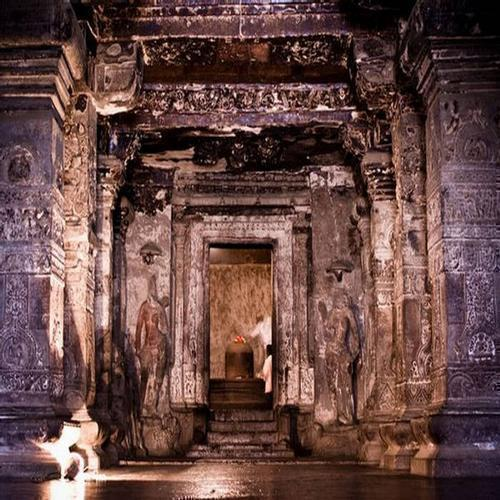
#> input picture Data/Ancient/01.jpg, 500 x 500 px, found by its file name; its folder holds only this picture in this run
$ python database.py
#> lines starting #> are read from the running program, lines starting #| are printed output that depends on the picture
import os
import numpy
import cv2


def preprocess_data(path):
    files = os.listdir(path)
    orb = cv2.ORB_create()
    #sift = cv2.xfeatures2d.SIFT_create()
    X=numpy.zeros(shape=(1,500*32))
    Y=numpy.zeros(shape=(1,))
    count=-1
    for f in files:
             if not (f.startswith('.')):
                folder = os.path.join(path, f)
                filenames = os.listdir(folder)
                count+=1
                for fi in filenames:
                    if not (fi.startswith('.')):
                        filepath = os.path.join(folder, fi)
                        #print filepath
                        image = cv2.imread(filepath, 0)
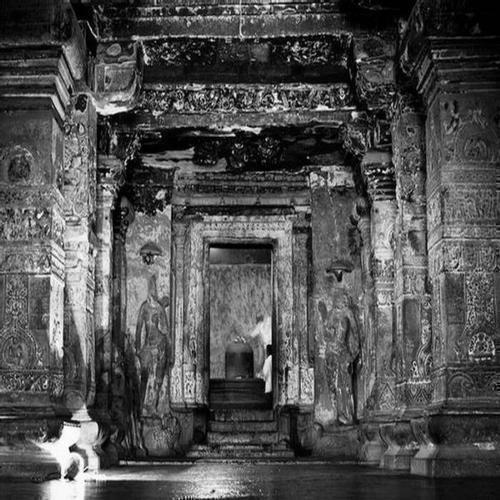
#> image: shape (500, 500); min 0, max 255, mean 80.1
                        #print(filepath.split('/')[5])
                        kp, features = orb.detectAndCompute(image,None)
#> kp = 500 keypoints; strongest (x, y, size): (383, 171, 31), (69, 448, 31), (270, 356, 31), (70, 448, 37.2)
                        shape = features.shape
#> shape = (500, 32)
                        if (shape[0]==500 and shape[1]==32):
                            features=features.reshape(1,500*32)
                            X = numpy.vstack((X, features))
                            Y=numpy.vstack((Y,numpy.asarray([count])))
                        else:
                            continue
#> pass 2 of the loop in preprocess_data, `for f in files:`:
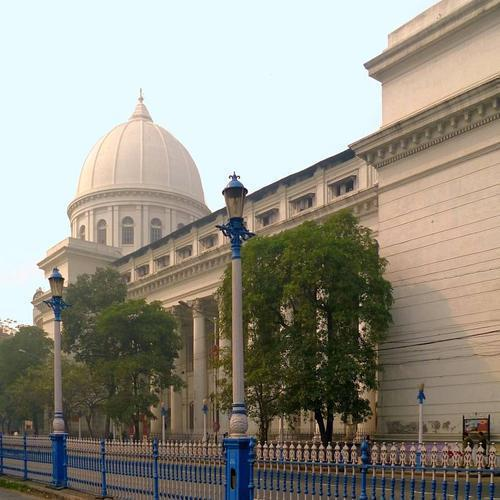
#> input picture Data/British/002.jpg, 500 x 500 px, found by its file name
#> in preprocess_data, `image = cv2.imread(filepath, 0)`:
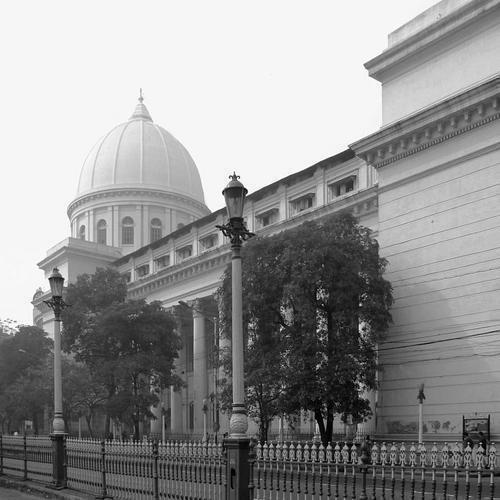
#> image: shape (500, 500); min 0, max 255, mean 146.3
#> kp = 500 keypoints; strongest (x, y, size): (246, 190, 31), (238, 176, 31), (222, 192, 31), (249, 192, 53.6)
        #print X.shape
    Y=Y.reshape(Y.shape[0],)
    return X,Y

X,Y= preprocess_data("C:\\Users\\anany\\OneDrive\\Documents\\IIITD\\DPM\\Git Project\\Data")
#> Y = [0, 0, 1]
with open('images.npy', 'wb') as f:
    numpy.save(f, X)
with open('labels.npy', 'wb') as g:
    numpy.save(g, Y)

print('Done')
